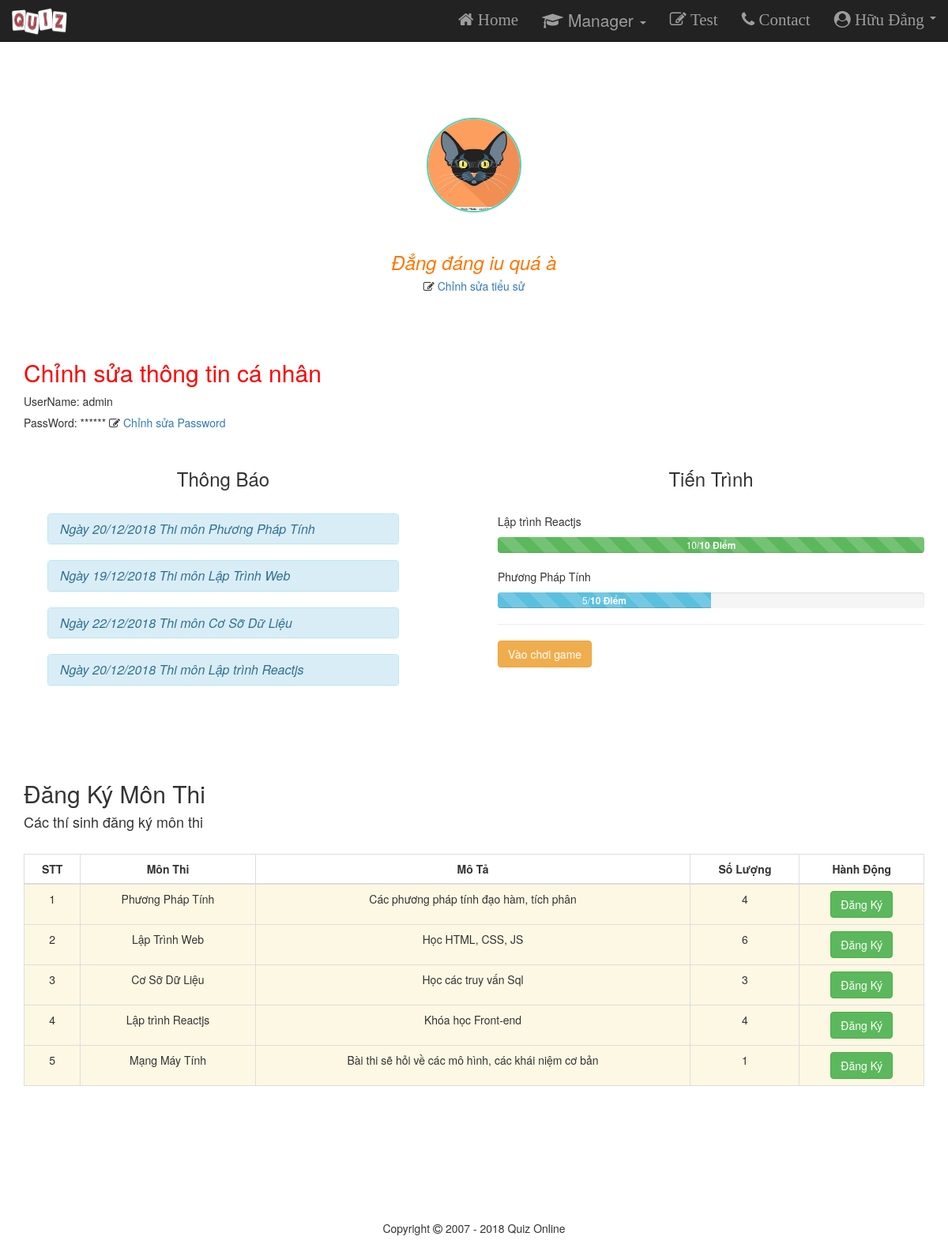
/Profile.php (signed in), run on the app's committed database.
### tables this page shows
CREATE TABLE `member` (
  `id_member` int(11) NOT NULL,
  `username` varchar(65) NOT NULL,
  `password` varchar(65) NOT NULL,
  `role` varchar(50) NOT NULL,
  `name` varchar(100) NOT NULL,
  `email` varchar(100) NOT NULL
);

CREATE TABLE `profile` (
  `id_profile` int(11) NOT NULL,
  `image` varchar(100) NOT NULL,
  `description` varchar(250) NOT NULL,
  `id_member` int(11) NOT NULL
);

CREATE TABLE `news` (
  `id` int(11) NOT NULL,
  `subject_name` varchar(100) NOT NULL,
  `description` varchar(200) NOT NULL,
  `days` date NOT NULL,
  `time` varchar(50) NOT NULL,
  `image` varchar(50) NOT NULL,
  `id_subject` int(11) NOT NULL
);

CREATE TABLE `history` (
  `id_history` int(11) NOT NULL,
  `id_member` int(11) NOT NULL,
  `score` double NOT NULL,
  `subject_name` varchar(100) NOT NULL
);

CREATE TABLE `subject` (
  `id_subject` int(11) NOT NULL,
  `subject_name` varchar(100) NOT NULL,
  `description` varchar(250) NOT NULL
);

### Config/db.php (called while the page is built, shortened)
<?php
$profile = "profile";
$history = "history";
?>

### Profile.php (the view, shortened to what this page needs)
<?php
require_once('Config/db.php');
?>
<!DOCTYPE html>
<html>
<head>
    <link  type="text/css" href="./style.css" rel="stylesheet">
    <link rel="stylesheet" href="http://maxcdn.bootstrapcdn.com/font-awesome/4.7.0/css/font-awesome.min.css">
	<link rel="stylesheet" href="https://maxcdn.bootstrapcdn.com/bootstrap/3.3.7/css/bootstrap.min.css">
</head>
<body class="background">
<?php require_once('NavBar.php');?>
<br/><br/><br/><br/><br/><br/><br/>
<div class="container ">
	<div class="row">
        <div class="profile-header-container">
    		<div class="profile-header-img">
            <?php
                $id_member =  $_SESSION['id_member'];
                    $sql = mysqli_query($conn,"select *from $profile WHERE  id_member = '$id_member'");
                    while ($result = mysqli_fetch_array($sql)) {
                        ?>
                             <img class="img-circle" src="images/<?= $result['image'] ?>" />
                        <?php
                    }
                      ?>
            <?php
                $id_member =  $_SESSION['id_member'];
                    $sql1 = mysqli_query($conn,"select description from $profile WHERE  id_member = '$id_member'");
                    while ($result = mysqli_fetch_array($sql1)) {
                        ?> <span class="desc" id = <?=  $_GET['id_member'] ?>>
                                 <h3 data-target = "description"><i> <?=$result['description']?></i></h3>
                            </span>
                        <?php
                    }
            ?>
        <h5><i class="fa fa-pencil-square-o" aria-hidden="true"></i>
            <a data-role="update" data-id = <?=  $_GET['id_member'] ?> data-toggle="modal" data-target="#myModal1">
                Chỉnh sửa tiểu sử
            </a>
        </h5>
            </div>
        </div>
	</div>
</div>
<div class="container private">
    <h2>Chỉnh sửa thông tin cá nhân</h2>
  <?php
    $updatepw = mysqli_query($conn,"select * from member WHERE  id_member = '$id_member'");
    while ($updatepw_child = mysqli_fetch_array($updatepw)) {
        ?>
            <div>UserName: <?=$updatepw_child['username'] ?></div>
            <h5>PassWord: ****** <i class="fa fa-pencil-square-o" aria-hidden="true"></i>
                <a data-role="update" data-id = <?=  $_GET['id_member'] ?>
                data-toggle="modal" data-target="#updatepw">Chỉnh sửa Password
                </a>
            </h5>
        <?php
    }
  ?>
<br/>
<div class = "container">
    <div class = "col-md-5" >
        <h3 style = "text-align: center">Thông Báo</h3><br/>
        <div class="panel-group" id="accordion">
        <?php
        $notification = mysqli_query($conn,"select * from member_subject, subject,news WHERE
        member_subject.id_member = '$id_member' and member_subject.id_subject = subject.id_subject
        and subject.id_subject = news.id_subject");
        while ($tb = mysqli_fetch_array($notification)) {
            $id_subject_notification =  $tb['id_subject'];
            $notification_child = mysqli_query($conn,"select * from news where id_subject = '$id_subject_notification'");
        while ($tb_child = mysqli_fetch_array($notification_child)) {
                $dmy = $tb_child['days'];
				$year = substr($dmy,0,4);
				$month =  substr($dmy,5,2);
                $day =  substr($dmy,8,2);
        ?>
    <div class="panel panel-info">
        <div class="panel-heading">
            <h4 class="panel-title">
                <a style = "text-decoration:none" data-toggle="collapse" data-parent="#accordion" href="#<?=$tb_child['id']?>">
                    <i> Ngày <?=$day?>/<?=$month ?>/<?= $year ?>
                        Thi môn <?=$tb_child['subject_name']?>
                    </i>
                </a>
            </h4>
        </div>
    </div>
    <br/>
        <?php
    }
 }
?>
    </div>
</div>
    <div class="col-md-1"></div>
    <div class = "col-md-6 container">
        <h3  style = "text-align: center">Tiến Trình</h3><br/>
        <?php
        $process = mysqli_query($conn,"select * from $history where id_member = '$id_member'");
        $tb = 0;
        $diem = 0;
        while ($process_child = mysqli_fetch_array($process)) {
            $diem = $diem + $process_child['score'];
           ?>
         <p><?= $process_child['subject_name']?></p>
            <div class="progress">
                <div class="progress-bar
                    <?php
                    if($process_child['score'] == 0){
                        echo 'progress-bar-danger';
                    }
                    else if ($process_child['score'] > 0 && $process_child['score'] < 5){
                        echo 'progress-bar-warning progress-bar-striped active';
                    }
                    else if ($process_child['score'] >= 5 && $process_child['score'] <= 7){
                        echo 'progress-bar-info progress-bar-striped active';
                    }
                    else{
                        echo 'progress-bar-success progress-bar-striped active';
                    }
                    ?>
                    "
                    role="progressbar"
                    aria-valuenow="<?php echo $process_child['score'];?>"
                    aria-valuemin="0"
                    aria-valuemax="10"
                    style="width:
                    <?php
                        if($process_child['score'] == 0){
                            echo '10';
                        }else{
                            echo $process_child['score'];
                        }
                    ?>0%"
                   >
                    <?php if($process_child['score'] == 0){
                        echo '<div>0 Điểm</div>';
                    }
                    else{
                        echo  $process_child['score'];
                    }
                     ?>/<b>10 Điểm</b>
                </div>
            </div>
           <?php
           $tb++;
        }
        if($diem != 0){
        $dtb =  $diem / $tb;
            if($dtb > 7){
            ?>
                <hr/>
                <a href= "game.php" class="btn btn-warning">Vào chơi game</a>
            <?php
            }else {
                echo 'Trung bình điểm thi từ 7 trở lên sẽ được chơi game';
            }
        }else{
            echo '<h4 style = "text-align:center">Bạn chưa tham gia thi</h4>';
        }
        ?>
  </div>
</div>
</div>
<br/><br/><br/>
<div class="container">
  <h2>Đăng Ký Môn Thi</h2>
  <h4>Các thí sinh đăng ký môn thi</h4>
  <br/>
  <table class="table table-bordered" style = "text-align:center">
    <thead >
      <tr>
        <th style = "text-align:center">STT</th>
        <th style = "text-align:center">Môn Thi</th>
        <th style = "text-align:center">Mô Tả</th>
        <th style = "text-align:center">Số Lượng</th>
        <th style = "text-align:center">Hành Động</th>
      </tr>
    </thead>
    <tbody>
    <?php
        $count1 = 0;
        $dk=mysqli_query($conn,"select * from subject");
        while ($result = mysqli_fetch_array($dk)) {
            $count1++;
            $count_member_subject = $result['id_subject'];
            $member_subject=mysqli_query($conn,"select count(*) as tmp from member_subject where id_subject = '$count_member_subject'");
            while ($result_count = mysqli_fetch_array($member_subject)) {
            $id_subject = $result['id_subject'];
        ?>
            <tr class="warning">
                <td><?= $count1?></td>
                <td><?= $result['subject_name']?></td>
                <td><?= $result['description']?></td>
                <td><?= $result_count['tmp']?></td>
                <td><a  onclick="return confirm('Bạn muốn đăng ký môn <?= $result['subject_name']?> ?')" href ="Profile_action.php?id_member=<?= $id_member?>&&id_subject=<?=$id_subject?>" class = "twitter btn btn-success">Đăng Ký</a></td>
            </tr>
        <?php
        }
    }
    ?>
    </tbody>
  </table>
</div>
<br/><br/><br/><br/><br/>
    	<br/><br/><br/><br/>
    <footer style="position:fixed;bottom:0px;width:100%;text-align:center;" id="whatever" class="container-fluid text-center text">
		<p>Copyright <i class="fa fa-copyright"></i> 2007 - 2018 Quiz Online</p>
	</footer>
</body>
</html>

### NavBar.php (shortened to what this page needs)
<?php
require_once('Config/db.php');
?>
<!DOCTYPE html>
<html>
<head>
		<link  type="text/css" href="./style.css" rel="stylesheet">
    <link rel="stylesheet" href="http://maxcdn.bootstrapcdn.com/font-awesome/4.7.0/css/font-awesome.min.css">
	<link rel="stylesheet" href="https://maxcdn.bootstrapcdn.com/bootstrap/3.3.7/css/bootstrap.min.css">
</head>
<body>
<nav class="navbar navbar-inverse navbar-fixed-top" style="width:100%" >
	  <div class="container-fluid">
		<div class="navbar-header">
		  <span class="navbar-brand">
				<img src="./images/quiz3.png" style ="width:70px;height:51px;margin-top:-13px "/>
		  </span>
		</div>
		<div class = "collapse navbar-collapse" id="myNavbar">
		<ul class="nav navbar-nav navbar-right " >
		  <li><a class="fa fa-home" href="index.php"> Home</a></li>
		  <li class="dropdown">
			<a class="dropdown-toggle" data-toggle="dropdown" href="#">
			<span ><i class="fa fa-graduation-cap "></i></span>
			Manager
			<span class="caret"></span></a>
		  </li>
		  <li><a class="fa fa-pencil-square-o" href="library.php"> Test</a></li>
		  <li><a class="fa fa-phone" href="Contact.php"> Contact</a></li>
		<?php
			if($_SESSION['username']){
				$id_member = $_SESSION['id_member'];
				$role =mysqli_query($conn,"select role,name from member where id_member = '$id_member' ");
				$row = $role->fetch_assoc();
				if($row['role'] == 'ADMIN') {
			?>
			<li class="dropdown">
					<a class="dropdown-toggle fa fa-user-circle" data-toggle="dropdown" href="#">	<?php echo $row['name'] ?>
					<span class="caret"></span></a>
		  </li>
				<?php
			}
		}
		?>
		</ul>
	  </div>
		</div>
	</nav>
</body>
</html>

### style.css (style rules this page uses)
nav { font-size:21px; text-align:center; width:100%; }
.container img { margin-top: -45px; margin-bottom: 30px; height: 100px; }
.desc { color: #FF7600; }
.private h2 { color:red; }

### Profile.php (style rules this page uses)
.profile-header-container { margin: 0 auto; text-align: center; margin-top :0%; }
.profile-header-img { padding: 54px; }
.profile-header-img > img.img-circle { width: 120px; height: 120px; border: 2px solid #51D2B7; }

### data on the page
member: name "Hữu Đẳng", username "admin"
profile: image (picture), description "Đẳng đáng iu quá à"
news: days "20", days "12", days "2018", subject_name "Phương Pháp Tính"
news: days "19", days "12", days "2018", subject_name "Lập Trình Web"
news: days "22", days "12", days "2018", subject_name "Cơ Sỡ Dữ Liệu"
news: days "20", days "12", days "2018", subject_name "Lập trình Reactjs"
history: subject_name "Lập trình Reactjs", score "10"
history: subject_name "Phương Pháp Tính", score "5"
subject: subject_name "Phương Pháp Tính", description "Các phương pháp tính đạo hàm, tích phân", tmp "4"
subject: subject_name "Lập Trình Web", description "Học HTML, CSS, JS", tmp "6"
subject: subject_name "Cơ Sỡ Dữ Liệu", description "Học các truy vấn Sql", tmp "3"
subject: subject_name "Lập trình Reactjs", description "Khóa học Front-end", tmp "4"
subject: subject_name "Mạng Máy Tính", description "Bài thi sẽ hỏi về các mô hình, các khái niệm cơ bản", tmp "1"
